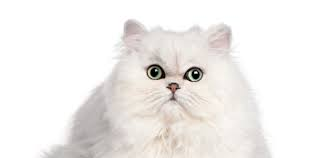
#> input picture practical homework 3/pic2.jpg, 319 x 158 px, found by its file name
$ python Problem4.py
#> lines starting #> are read from the running program, lines starting #| are printed output that depends on the picture; after the words box and inside, x2 and y2 are one past the last pixel; in counts of white or black regions, pixels touching at a corner belong together
import cv2 as cv
import numpy as np

pic2 = cv.imread('Pic2.jpg')
#> pic2 is the input picture: shape (158, 319, 3); mean B, G, R 235.8, 238, 240.8
cv.imshow('Pic2', pic2)

blank = np.zeros(pic2.shape[:2], dtype = 'uint8')
mask = cv.circle(blank, (pic2.shape[1]//2, pic2.shape[0]//2), 50, 255, -1)
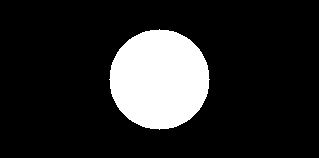
#> blank: shape (158, 319); 15.6% white; 1 white region, box (x1, y1, x2, y2) and area: (109, 29, 210, 130) 7845

masked_image = cv.bitwise_and(pic2,pic2, mask=mask)
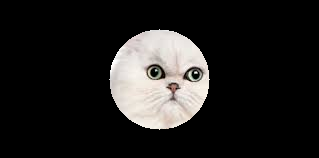
#> masked_image: shape (158, 319, 3); mean B, G, R 31.6, 32.6, 33.9

cv.imshow('result', masked_image)


cv.waitKey(0)

$ run again, with practical homework 3/pic1.jpg copied over practical homework 3/pic2.jpg
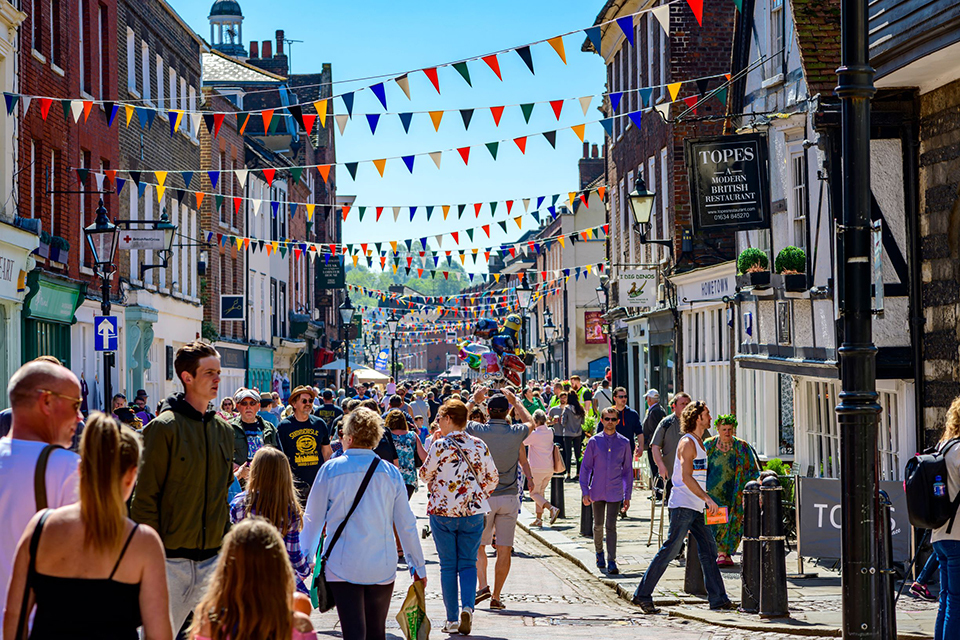
#> input picture practical homework 3/pic1.jpg, 960 x 640 px, found by its file name
#> pic2 is the input picture: shape (640, 960, 3); mean B, G, R 104.9, 100, 100.2
#> `mask = cv.circle(blank, (pic2.shape[1]//2, pic2.shape[0]//2), 50, 255,..`:
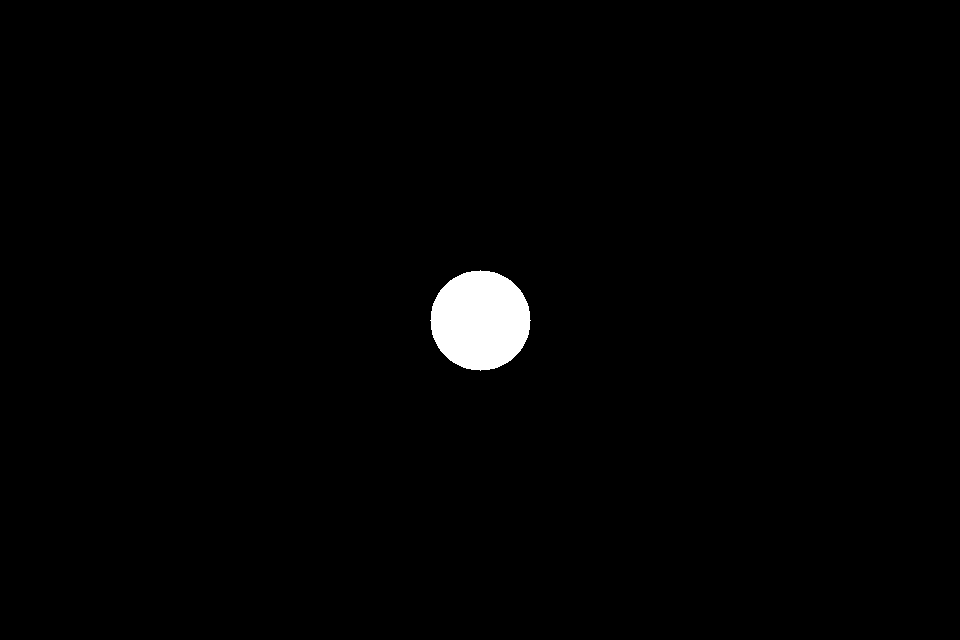
#> blank: shape (640, 960); 1.3% white; 1 white region, box (x1, y1, x2, y2) and area: (430, 270, 531, 371) 7845
